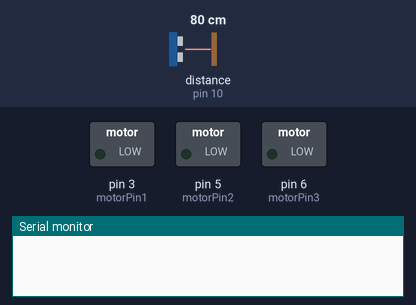
The sketch below on a simulated Arduino Uno, built with avr-gcc and run on an emulated ATmega328P. On the bench: switched loads named in the sketch (green lamp = pin HIGH), the last lines printed to the serial monitor. Wiring (inferred from the names in the program): ultrasonic range finder: trigger pin 9; echo pin 10. The inputs (shaded band) are chosen by the test bench; at power-on: distance to the obstacle (sensor on pin 10) 80 cm. The echo pulse lasts 58.3 µs per cm; pins used as bus, display or sensor lines are not drawn.

Above: at 1.2 s.
1.3 s: distance to the obstacle (sensor on pin 10) set to 24 cm
2.8 s: distance to the obstacle (sensor on pin 10) set to 18 cm
At 4.0 s:
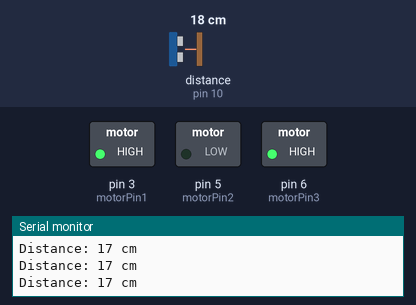
4.3 s: distance to the obstacle (sensor on pin 10) set to 7 cm
5.8 s: distance to the obstacle (sensor on pin 10) set to 4 cm
At 7.0 s:
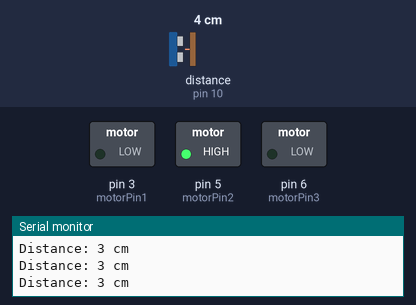
7.3 s: distance to the obstacle (sensor on pin 10) set to 35 cm
At 8.6 s:
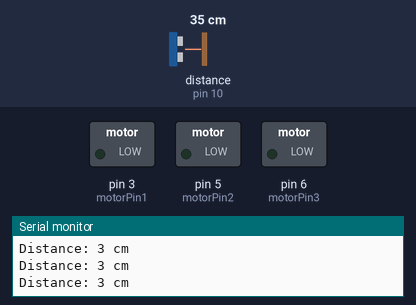
8.9 s: distance to the obstacle (sensor on pin 10) set to 2 cm
At 10.5 s:
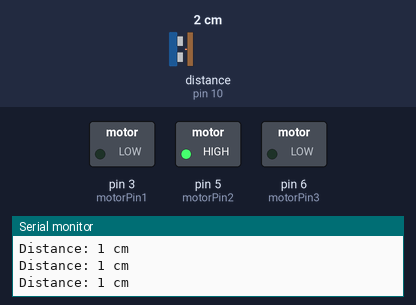
Timing chart, 0 to 11.6 s (numbered marks = the images above; inputs shaded):
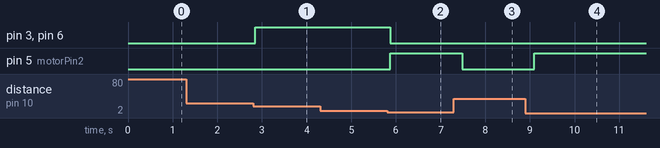

Measured:
- the behaviour switches between 22 and 21 cm on distance to the obstacle (sensor on pin 10) (found by bisection; images 0 and 1)
- the behaviour switches between 6 and 5 cm on distance to the obstacle (sensor on pin 10) (found by bisection; images 1 and 2)
- after the input at 1.3 s, every drawn part: stays the same
- after the input at 2.8 s, pin 3 (motorPin1), pin 6 (motorPin3): LOW → HIGH after 0.05 s
- after the input at 5.8 s, pin 3 (motorPin1), pin 6 (motorPin3): HIGH → LOW after 0.07 s; pin 5 (motorPin2): LOW → HIGH after 0.07 s
- after the input at 7.3 s, pin 5 (motorPin2): HIGH → LOW after 0.18 s
- after the input at 8.9 s, pin 5 (motorPin2): LOW → HIGH after 0.20 s

The sketch:

human_follower.ino
```cpp
// Define the pins for the sensor
int trigPin = 9;
int echoPin = 10;

// Define the pins for the motor
int motorPin1 = 3;
int motorPin2 = 5;
int motorPin3 = 6;
int motorPin4 = 9;

// Set the minimum and maximum distance values
long minimumDistance = 5;
long maximumDistance = 20;

// Define the speed of the motor
int motorSpeed = 200;

void setup() {
  // Initialize the sensor pins
  pinMode(trigPin, OUTPUT);
  pinMode(echoPin, INPUT);

  // Initialize the motor pins
  pinMode(motorPin1, OUTPUT);
  pinMode(motorPin2, OUTPUT);
  pinMode(motorPin3, OUTPUT);
  pinMode(motorPin4, OUTPUT);

  // Set the motor speed
  analogWrite(motorPin1, motorSpeed);
  analogWrite(motorPin2, motorSpeed);
  analogWrite(motorPin3, motorSpeed);
  analogWrite(motorPin4, motorSpeed);

  // Set the serial communication rate
  Serial.begin(9600);
}

void loop() {
  // Read the distance from the sensor
  long duration, distance;
  digitalWrite(trigPin, LOW);
  delayMicroseconds(2);
  digitalWrite(trigPin, HIGH);
  delayMicroseconds(10);
  digitalWrite(trigPin, LOW);
  duration = pulseIn(echoPin, HIGH);
  distance = duration / 58.2;

  // Check if the distance is within the minimum and maximum distance values
  if (distance >= minimumDistance && distance <= maximumDistance) {
    // Move the robot forward
    digitalWrite(motorPin1, HIGH);
    digitalWrite(motorPin2, LOW);
    digitalWrite(motorPin3, HIGH);
    digitalWrite(motorPin4, LOW);

    // Print the distance to the serial monitor
    Serial.print("Distance: ");
    Serial.print(distance);
    Serial.println(" cm");
  }
  else if (distance < minimumDistance) {
    // Move the robot backward
    digitalWrite(motorPin1, LOW);
    digitalWrite(motorPin2, HIGH);
    digitalWrite(motorPin3, LOW);
    digitalWrite(motorPin4, HIGH);

    // Print the distance to the serial monitor
    Serial.print("Distance: ");
    Serial.print(distance);
    Serial.println(" cm");
  }
  else {
    // Stop the robot
    digitalWrite(motorPin1, LOW);
    digitalWrite(motorPin2, LOW);
    digitalWrite(motorPin3, LOW);
    digitalWrite(motorPin4, LOW);
  }

  // Delay before reading the sensor again
  delay(200);
}
```

line_follower_robot.cpp
```cpp
// Define pins
int left = 2;
int middle = 3;
int right = 4;
//define motors
int leftMotor1 = 5;
int leftMotor2 = 6;
int rightMotor1 = 10;
int rightMotor2 = 11;

// Define variables
int leftSensor;
int middleSensor;
int rightSensor;

void setup() {
  // Set pins as input/output
  pinMode(left, INPUT);
  pinMode(middle, INPUT);
  pinMode(right, INPUT);
  pinMode(leftMotor1, OUTPUT);
  pinMode(leftMotor2, OUTPUT);
  pinMode(rightMotor1, OUTPUT);
  pinMode(rightMotor2, OUTPUT);
}

void loop() {
  // Read sensor values
  leftSensor = digitalRead(left);
  middleSensor = digitalRead(middle);
  rightSensor = digitalRead(right);

  // If all sensors are on the line
  if (leftSensor == HIGH && middleSensor == HIGH && rightSensor == HIGH) {
    // Move forward
    digitalWrite(leftMotor1, HIGH);
    digitalWrite(leftMotor2, LOW);
    digitalWrite(rightMotor1, HIGH);
    digitalWrite(rightMotor2, LOW);
  }
  // If the left sensor is on the line
  else if (leftSensor == HIGH) {
    // Turn left
    digitalWrite(leftMotor1, LOW);
    digitalWrite(leftMotor2, HIGH);
    digitalWrite(rightMotor1, HIGH);
    digitalWrite(rightMotor2, LOW);
  }
  // If the right sensor is on the line
  else if (rightSensor == HIGH) {
    // Turn right
    digitalWrite(leftMotor1, HIGH);
    digitalWrite(leftMotor2, LOW);
    digitalWrite(rightMotor1, LOW);
    digitalWrite(rightMotor2, HIGH);
  }
  // If the middle sensor is on the line
  else if (middleSensor == HIGH) {
    // Move forward
    digitalWrite(leftMotor1, HIGH);
    digitalWrite(leftMotor2, LOW);
    digitalWrite(rightMotor1, HIGH);
    digitalWrite(rightMotor2, LOW);
  }
  // If all sensors are off the line
  else {
    // Stop
    digitalWrite(leftMotor1, LOW);
    digitalWrite(leftMotor2, LOW);
    digitalWrite(rightMotor1, LOW);
    digitalWrite(rightMotor2, LOW);
  }
}
```
